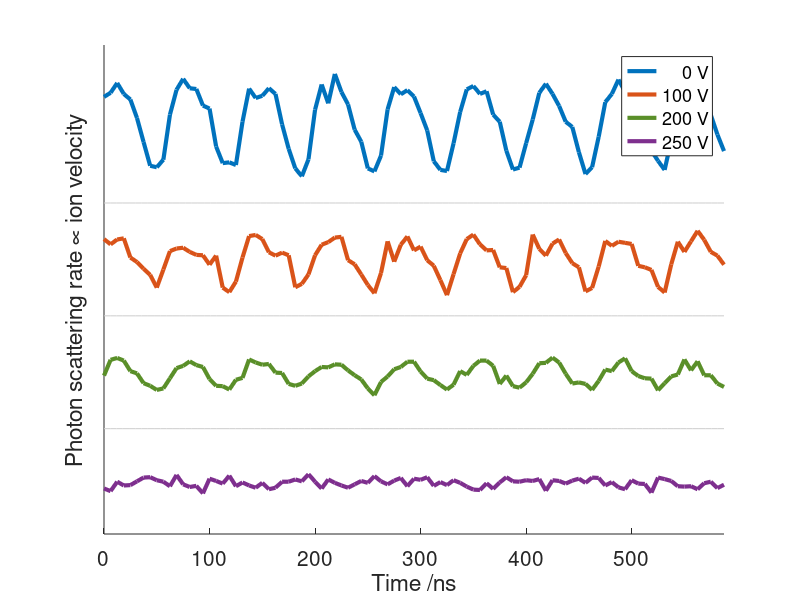
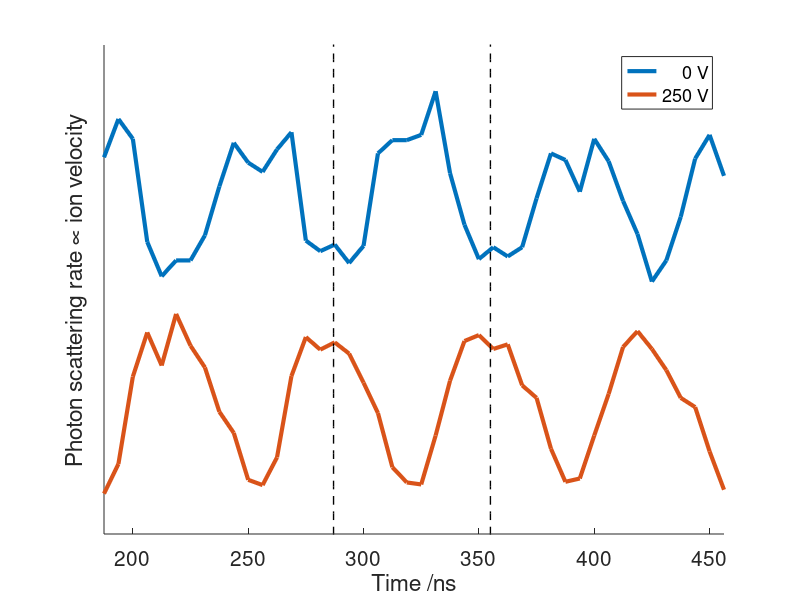
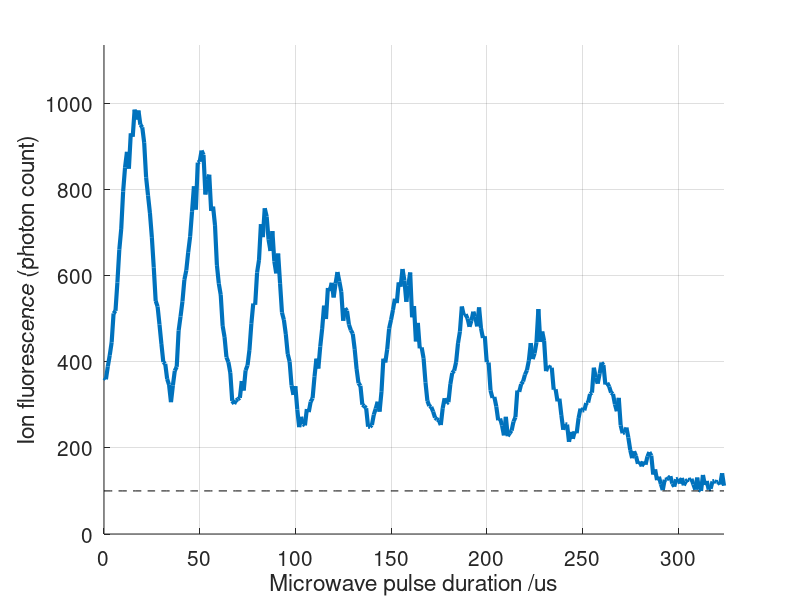

Recreate these plots in MATLAB, in order.
% micromotion: change high comp voltage to affect micromotion amplitude

time = [3.49900000000000,4.49700000000000,5.49500000000000,6.49300000000000,7.49100000000000,8.48900000000000,9.48700000000000,10.4850000000000,11.4830000000000,12.4810000000000,13.4790000000000,14.4770000000000,15.4750000000000,16.4730000000000,17.4710000000000,18.4690000000000,19.4670000000000,20.4650000000000,21.4630000000000,22.4610000000000,23.4590000000000,24.4570000000000,25.4550000000000,26.4530000000000,27.4510000000000,28.4490000000000,29.4470000000000,30.4450000000000,31.4430000000000,32.4410000000000,33.4390000000000,34.4370000000000,35.4350000000000,36.4330000000000,37.4310000000000,38.4290000000000,39.4270000000000,40.4250000000000,41.4230000000000,42.4210000000000,43.4190000000000,44.4170000000000,45.4150000000000,46.4130000000000,47.4110000000000,48.4090000000000,49.4070000000000,50.4050000000000,51.4030000000000,52.4010000000000,53.3990000000000,54.3970000000000,55.3950000000000,56.3930000000000,57.3910000000000,58.3890000000000,59.3870000000000,60.3850000000000,61.3830000000000,62.3810000000000,63.3790000000000,64.3770000000000,65.3750000000000,66.3730000000000,67.3710000000000,68.3690000000000,69.3670000000000,70.3650000000000,71.3630000000000,72.3610000000000,73.3590000000000,74.3570000000000,75.3550000000000,76.3530000000000,77.3510000000000,78.3490000000000,79.3470000000000,80.3450000000000,81.3430000000000,82.3410000000000,83.3390000000000,84.3370000000000,85.3350000000000,86.3330000000000,87.3310000000000,88.3290000000000,89.3270000000000,90.3250000000000,91.3230000000000,92.3210000000000,93.3190000000000,94.3170000000000,95.3150000000000,96.3130000000000,97.3110000000000];
time_ns = [0:6.25:length(time)*6.25-1];

time2 = [3.49900000000000,4.49700000000000,5.49500000000000,6.49300000000000,7.49100000000000,8.48900000000000,9.48700000000000,10.4850000000000,11.4830000000000,12.4810000000000,13.4790000000000,14.4770000000000,15.4750000000000,16.4730000000000,17.4710000000000,18.4690000000000,19.4670000000000,20.4650000000000,21.4630000000000,22.4610000000000,23.4590000000000,24.4570000000000,25.4550000000000,26.4530000000000,27.4510000000000,28.4490000000000,29.4470000000000,30.4450000000000,31.4430000000000,32.4410000000000,33.4390000000000,34.4370000000000,35.4350000000000,36.4330000000000,37.4310000000000,38.4290000000000,39.4270000000000,40.4250000000000,41.4230000000000,42.4210000000000,43.4190000000000,44.4170000000000,45.4150000000000,46.4130000000000,47.4110000000000,48.4090000000000,49.4070000000000,50.4050000000000,51.4030000000000,52.4010000000000,53.3990000000000,54.3970000000000,55.3950000000000,56.3930000000000,57.3910000000000,58.3890000000000,59.3870000000000,60.3850000000000,61.3830000000000,62.3810000000000,63.3790000000000,64.3770000000000,65.3750000000000,66.3730000000000,67.3710000000000,68.3690000000000,69.3670000000000,70.3650000000000,71.3630000000000,72.3610000000000,73.3590000000000,74.3570000000000,75.3550000000000,76.3530000000000,77.3510000000000,78.3490000000000,79.3470000000000,80.3450000000000,81.3430000000000,82.3410000000000,83.3390000000000,84.3370000000000,85.3350000000000,86.3330000000000,87.3310000000000,88.3290000000000,89.3270000000000,90.3250000000000,91.3230000000000,92.3210000000000,93.3190000000000,94.3170000000000,95.3150000000000,96.3130000000000,97.3110000000000,98.3090000000000,99.3070000000000];
time2_ns = [0:6.25:length(time2)*6.25-1];

LC000 = [362,373,399,370,355,306,242,179,175,195,315,381,410,385,383,339,331,230,186,188,181,296,384,359,365,385,370,289,224,172,151,196,328,395,345,423,375,342,275,243,172,164,206,329,388,369,380,363,319,273,191,168,165,239,322,382,391,370,377,315,296,219,169,174,239,302,373,397,370,338,296,282,215,157,175,256,348,370,408,376,326,307,251,219,192,168,247,333,383,395,394,370,314,262,218];
LC100 = [364,350,363,366,315,303,285,269,235,283,332,339,341,330,322,321,296,320,235,223,251,315,372,375,364,329,320,328,321,236,245,270,321,349,356,368,370,308,297,270,242,220,274,358,304,349,371,334,344,308,293,255,215,271,326,364,376,350,334,335,289,287,223,237,268,376,338,320,352,363,327,300,289,225,234,291,359,346,357,354,351,293,289,282,237,222,297,357,330,358,386,362,330,320,296];
LC150 = [121,163,168,161,133,127,101,94,83,87,114,141,147,159,149,144,112,94,93,84,110,115,164,156,150,152,129,128,99,94,100,119,133,144,143,151,150,135,122,111,87,69,104,119,138,144,158,158,132,113,109,96,84,97,133,123,147,161,161,147,99,121,93,89,103,126,154,155,169,156,126,100,103,99,83,107,137,133,156,167,133,120,114,113,82,101,119,124,164,135,159,122,122,100,91];
LC200 = [111,104,129,119,120,130,140,141,133,129,117,147,122,115,118,98,137,131,124,145,117,127,119,113,126,109,113,129,129,135,130,149,129,111,135,126,119,113,122,131,126,144,130,122,132,139,117,137,134,141,118,128,120,133,126,116,108,107,125,110,127,141,130,129,133,131,136,105,133,131,124,132,137,126,140,139,119,128,114,109,133,124,123,100,140,136,131,117,116,117,109,125,129,112,121];
LC250 = [172,125,142,120,122,155,215,213,182,213,222,164,111,133,130,143,137,206,223,160,195,229,160,117,121,113,134,173,201,198,195,224,209,131,105,117,117,136,173,206,191,184,201,214,132,124,129,115,128,198,208,208,212,245,183,144,118,127,120,127,164,198,193,169,209,192,162,137,101,117,150,194,212,181,182,219,199,138,130,118,97,127,180,213,178,224,234,205,129,123,110,129,143,191,184,198,188];


figure(1), clf, hold on
plot(time_ns, LC000 + 670, 'LineWidth', 3)
plot(time_ns, LC100 + 290, 'LineWidth', 3)
plot(time_ns, LC150 + 170, 'Color', [90/255, 143/255, 41/255], 'LineWidth', 3)
plot(time_ns, LC200 - 120, 'LineWidth', 3)
plot(linspace(0, time_ns(end), 100), 150*ones(1,100), 'Color', [0.8, 0.8, 0.8])
plot(linspace(0, time_ns(end), 100), 450*ones(1,100), 'Color', [0.8, 0.8, 0.8])
plot(linspace(0, time_ns(end), 100), 750*ones(1,100), 'Color', [0.8, 0.8, 0.8])
hold off
xlabel('Time /ns', 'FontSize', 20)
ylabel('Photon scattering rate \propto ion velocity', 'FontSize', 20)
% title('Effect of compensation voltage on micromotion amplitude')
set(gca,'YTick',[]);
set(gca,'YTickLabel',[]);
set(gca, 'FontSize', 15);
xlim([0, time_ns(end)])
ylim([-130 1170])
legend({'    0 V', '100 V', '200 V', '250 V'}, 'FontSize', 13)


% micromotion: change voltage to induce "phase flip"

time2 = [3.49900000000000,4.49700000000000,5.49500000000000,6.49300000000000,7.49100000000000,8.48900000000000,9.48700000000000,10.4850000000000,11.4830000000000,12.4810000000000,13.4790000000000,14.4770000000000,15.4750000000000,16.4730000000000,17.4710000000000,18.4690000000000,19.4670000000000,20.4650000000000,21.4630000000000,22.4610000000000,23.4590000000000,24.4570000000000,25.4550000000000,26.4530000000000,27.4510000000000,28.4490000000000,29.4470000000000,30.4450000000000,31.4430000000000,32.4410000000000,33.4390000000000,34.4370000000000,35.4350000000000,36.4330000000000,37.4310000000000,38.4290000000000,39.4270000000000,40.4250000000000,41.4230000000000,42.4210000000000,43.4190000000000,44.4170000000000,45.4150000000000,46.4130000000000,47.4110000000000,48.4090000000000,49.4070000000000,50.4050000000000,51.4030000000000,52.4010000000000,53.3990000000000,54.3970000000000,55.3950000000000,56.3930000000000,57.3910000000000,58.3890000000000,59.3870000000000,60.3850000000000,61.3830000000000,62.3810000000000,63.3790000000000,64.3770000000000,65.3750000000000,66.3730000000000,67.3710000000000,68.3690000000000,69.3670000000000,70.3650000000000,71.3630000000000,72.3610000000000,73.3590000000000,74.3570000000000,75.3550000000000,76.3530000000000,77.3510000000000,78.3490000000000,79.3470000000000,80.3450000000000,81.3430000000000,82.3410000000000,83.3390000000000,84.3370000000000,85.3350000000000,86.3330000000000,87.3310000000000,88.3290000000000,89.3270000000000,90.3250000000000,91.3230000000000,92.3210000000000,93.3190000000000,94.3170000000000,95.3150000000000,96.3130000000000,97.3110000000000,98.3090000000000,99.3070000000000];
time2_ns = [0:6.25:length(time2)*6.25-1];
data1 = [362,373,399,370,355,306,242,179,175,195,315,381,410,385,383,339,331,230,186,188,181,296,384,359,365,385,370,289,224,172,151,196,328,395,345,423,375,342,275,243,172,164,206,329,388,369,380,363,319,273,191,168,165,239,322,382,391,370,377,315,296,219,169,174,239,302,373,397,370,338,296,282,215,157,175,256,348,370,408,376,326,307,251,219,192,168,247,333,383,395,394,370,314,262,218,158,156];
data2 = [172,125,142,120,122,155,215,213,182,213,222,164,111,133,130,143,137,206,223,160,195,229,160,117,121,113,134,173,201,198,195,224,209,131,105,117,117,136,173,206,191,184,201,214,132,124,129,115,128,198,208,208,212,245,183,144,118,127,120,127,164,198,193,169,209,192,162,137,101,117,150,194,212,181,182,219,199,138,130,118,97,127,180,213,178,224,234,205,129,123,110,129,143,191,184,198,188];

x1 = 31;
x2 = 74;
time2_ns = time2_ns(x1:x2);
data1 = data1(x1:x2);
data2 = data2(x1:x2);

line1 = linspace(500,700,100);
L = 100;

figure(2), clf, hold on
plot(time2_ns, data2*2 + 270, 'LineWidth', 3)
plot(time2_ns, data1, 'LineWidth', 3)
plot(287*ones(1,L), linspace(0,1000,L), 'k--', 'LineWidth', 1)
plot(355*ones(1,L), linspace(0,1000,L), 'k--', 'LineWidth', 1)
hold off
xlabel('Time /ns', 'FontSize', 20)
ylabel('Photon scattering rate \propto ion velocity', 'FontSize', 20)
set(gca,'YTick',[]);
set(gca,'YTickLabel',[]);
set(gca, 'FontSize', 15);
xlim([time2_ns(1), time2_ns(end)])
ylim([90, 830])
legend({'    0 V', '250 V'}, 'FontSize', 13)


% Rabi oscillations: 
time_R = 12.5/1000*[0,80,160,240,320,400,480,560,640,720,800,880,960,1040,1120,1200,1280,1360,1440,1520,1600,1680,1760,1840,1920,2000,2080,2160,2240,2320,2400,2480,2560,2640,2720,2800,2880,2960,3040,3120,3200,3280,3360,3440,3520,3600,3680,3760,3840,3920,4000,4080,4160,4240,4320,4400,4480,4560,4640,4720,4800,4880,4960,5040,5120,5200,5280,5360,5440,5520,5600,5680,5760,5840,5920,6000,6080,6160,6240,6320,6400,6480,6560,6640,6720,6800,6880,6960,7040,7120,7200,7280,7360,7440,7520,7600,7680,7760,7840,7920,8000,8080,8160,8240,8320,8400,8480,8560,8640,8720,8800,8880,8960,9040,9120,9200,9280,9360,9440,9520,9600,9680,9760,9840,9920,10000,10080,10160,10240,10320,10400,10480,10560,10640,10720,10800,10880,10960,11040,11120,11200,11280,11360,11440,11520,11600,11680,11760,11840,11920,12000,12080,12160,12240,12320,12400,12480,12560,12640,12720,12800,12880,12960,13040,13120,13200,13280,13360,13440,13520,13600,13680,13760,13840,13920,14000,14080,14160,14240,14320,14400,14480,14560,14640,14720,14800,14880,14960,15040,15120,15200,15280,15360,15440,15520,15600,15680,15760,15840,15920,16000,16080,16160,16240,16320,16400,16480,16560,16640,16720,16800,16880,16960,17040,17120,17200,17280,17360,17440,17520,17600,17680,17760,17840,17920,18000,18080,18160,18240,18320,18400,18480,18560,18640,18720,18800,18880,18960,19040,19120,19200,19280,19360,19440,19520,19600,19680,19760,19840,19920,20000,20080,20160,20240,20320,20400,20480,20560,20640,20720,20800,20880,20960,21040,21120,21200,21280,21360,21440,21520,21600,21680,21760,21840,21920,22000,22080,22160,22240,22320,22400,22480,22560,22640,22720,22800,22880,22960,23040,23120,23200,23280,23360,23440,23520,23600,23680,23760,23840,23920,24000,24080,24160,24240,24320,24400,24480,24560,24640,24720,24800,24880,24960,25040,25120,25200,25280,25360,25440,25520,25600,25680,25760,25840,25920];
% convert from ticks to microseconds (1 tick = 12.5 ns)
% time_R = time_R * 12.5 ;

data_R = [363,359,389,415,445,512,518,584,660,708,795,851,887,848,930,922,985,962,983,950,944,908,828,786,745,689,619,541,528,486,441,399,395,360,346,306,345,379,388,472,505,540,590,612,654,690,748,807,753,862,864,890,880,788,822,834,750,760,717,624,581,555,483,457,410,399,374,309,302,310,313,316,355,333,380,391,427,488,535,532,607,636,719,689,756,737,683,657,703,633,605,651,582,514,497,464,418,400,345,323,343,289,248,272,255,252,290,283,307,315,365,407,384,435,476,530,499,571,564,583,549,581,608,586,562,495,524,518,486,473,465,429,383,350,344,300,297,292,249,249,253,277,291,307,284,330,407,398,429,477,497,520,546,536,584,574,615,588,539,576,607,503,529,447,490,431,433,408,352,309,297,295,284,270,266,264,253,292,315,303,306,348,374,379,399,443,470,528,508,510,500,481,495,516,504,482,526,478,455,459,399,398,333,316,318,296,264,268,252,229,272,227,234,240,261,271,333,330,348,354,370,380,402,443,406,419,445,522,446,470,448,378,390,386,386,335,336,308,314,276,242,255,254,214,237,221,238,234,269,291,287,287,304,305,325,328,386,363,349,372,398,392,347,351,342,328,325,301,285,316,252,234,236,247,224,195,176,192,181,163,168,157,168,161,180,190,182,138,150,125,133,116,102,126,126,130,134,117,110,127,128,117,130,113,122,126,125,128,115,103,131,103,100,137,114,123,103,105,122,123,120,121,115,141,112];

figure(3), clf, hold on
plot(time_R, data_R, 'LineWidth', 3)
plot(linspace(0, time_R(end), 100), 100*ones(1,100), 'k--')% 'Color', [0.4, 0.4, 0.4])
xlabel('Microwave pulse duration /us', 'FontSize', 20)
ylabel('Ion fluorescence (photon count)', 'FontSize', 20)
% set(gca,'YTickLabel',[]);
set(gca, 'FontSize', 15);
xlim([time_R(1), time_R(end)])
ylim([0, max(data_R)+150])
grid on